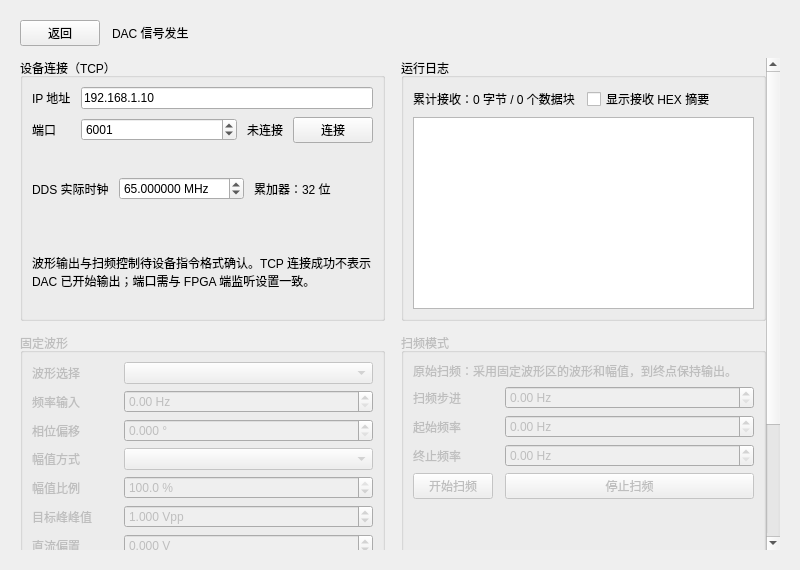
<?xml version="1.0" encoding="utf-8"?>
<ui version="4.0">
  <class>DacWidget</class>
  <widget class="QWidget" name="DacWidget">
    <property name="geometry">
      <rect>
        <x>0</x>
        <y>0</y>
        <width>800</width>
        <height>570</height>
      </rect>
    </property>
    <property name="windowTitle">
      <string>DAC 信号输出</string>
    </property>
    <layout class="QVBoxLayout" name="verticalLayout" stretch="0,1">
      <property name="spacing">
        <number>12</number>
      </property>
      <item>
        <layout class="QHBoxLayout" name="headerLayout">
          <item>
            <widget class="QPushButton" name="btn_back">
              <property name="text">
                <string>返回</string>
              </property>
            </widget>
          </item>
          <item>
            <widget class="QLabel" name="label_dacTitle">
              <property name="text">
                <string>DAC 信号发生</string>
              </property>
              <property name="heading" stdset="0">
                <bool>true</bool>
              </property>
            </widget>
          </item>
          <item>
            <spacer name="headerSpacer">
              <property name="orientation">
                <enum>Qt::Horizontal</enum>
              </property>
              <property name="sizeHint" stdset="0">
                <size>
                  <width>40</width>
                  <height>20</height>
                </size>
              </property>
            </spacer>
          </item>
        </layout>
      </item>
      <property name="leftMargin">
        <number>20</number>
      </property>
      <property name="topMargin">
        <number>20</number>
      </property>
      <property name="rightMargin">
        <number>20</number>
      </property>
      <property name="bottomMargin">
        <number>20</number>
      </property>
      <item>
        <widget class="QScrollArea" name="dacScrollArea">
          <property name="widgetResizable">
            <bool>true</bool>
          </property>
          <property name="horizontalScrollBarPolicy">
            <enum>Qt::ScrollBarAlwaysOff</enum>
          </property>
          <property name="frameShape">
            <enum>QFrame::NoFrame</enum>
          </property>
          <widget class="QWidget" name="dacScrollBody">
            <layout class="QVBoxLayout" name="dacContentLayout" stretch="0,0,1">
              <property name="leftMargin">
                <number>0</number>
              </property>
              <property name="rightMargin">
                <number>0</number>
              </property>
              <property name="topMargin">
                <number>0</number>
              </property>
              <property name="bottomMargin">
                <number>0</number>
              </property>
              <property name="spacing">
                <number>12</number>
              </property>
              <item>
                <layout class="QHBoxLayout" name="dacTopLayout" stretch="1,1">
                  <property name="spacing">
                    <number>16</number>
                  </property>
                  <item>
                    <widget class="QGroupBox" name="groupBox_connection">
                      <property name="title">
                        <string>设备连接（TCP）</string>
                      </property>
                      <layout class="QGridLayout" name="connectionLayout" columnstretch="0,1,0,0">
                        <property name="verticalSpacing">
                          <number>8</number>
                        </property>
                        <property name="horizontalSpacing">
                          <number>10</number>
                        </property>
                        <item row="0" column="0">
                          <widget class="QLabel" name="label_ip">
                            <property name="text">
                              <string>IP 地址</string>
                            </property>
                          </widget>
                        </item>
                        <item row="0" column="1" colspan="3">
                          <widget class="QLineEdit" name="lineEdit_ip">
                            <property name="text">
                              <string>192.168.1.10</string>
                            </property>
                            <property name="maxLength">
                              <number>15</number>
                            </property>
                          </widget>
                        </item>
                        <item row="1" column="0">
                          <widget class="QLabel" name="label_port">
                            <property name="text">
                              <string>端口</string>
                            </property>
                          </widget>
                        </item>
                        <item row="1" column="1">
                          <widget class="QSpinBox" name="spinBox_port">
                            <property name="minimum">
                              <number>1</number>
                            </property>
                            <property name="maximum">
                              <number>65535</number>
                            </property>
                            <property name="value">
                              <number>6001</number>
                            </property>
                          </widget>
                        </item>
                        <item row="1" column="2">
                          <widget class="QLabel" name="label_connectionStatus">
                            <property name="text">
                              <string>未连接</string>
                            </property>
                          </widget>
                        </item>
                        <item row="1" column="3">
                          <widget class="QPushButton" name="btn_connect">
                            <property name="text">
                              <string>连接</string>
                            </property>
                          </widget>
                        </item>
                        <item row="2" column="0" colspan="4">
                          <layout class="QHBoxLayout" name="ddsLayout">
                            <property name="spacing">
                              <number>10</number>
                            </property>
                            <item>
                              <widget class="QLabel" name="label_ddsClock">
                                <property name="text">
                                  <string>DDS 实际时钟</string>
                                </property>
                              </widget>
                            </item>
                            <item>
                              <widget class="QDoubleSpinBox" name="spinBox_ddsClock">
                                <property name="decimals">
                                  <number>6</number>
                                </property>
                                <property name="maximum">
                                  <double>1000.000000</double>
                                </property>
                                <property name="suffix">
                                  <string> MHz</string>
                                </property>
                                <property name="value">
                                  <double>65.000000</double>
                                </property>
                                <property name="specialValueText">
                                  <string>请确认实际时钟</string>
                                </property>
                              </widget>
                            </item>
                            <item>
                              <widget class="QLabel" name="label_ddsBits">
                                <property name="text">
                                  <string>累加器：32 位</string>
                                </property>
                              </widget>
                            </item>
                            <item>
                              <spacer name="ddsSpacer">
                                <property name="orientation">
                                  <enum>Qt::Horizontal</enum>
                                </property>
                                <property name="sizeHint" stdset="0">
                                  <size>
                                    <width>40</width>
                                    <height>20</height>
                                  </size>
                                </property>
                              </spacer>
                            </item>
                          </layout>
                        </item>
                        <item row="3" column="0" colspan="4">
                          <widget class="QLabel" name="label_protocolNotice">
                            <property name="wordWrap">
                              <bool>true</bool>
                            </property>
                            <property name="text">
                              <string>波形输出与扫频控制待设备指令格式确认。TCP 连接成功不表示 DAC 已开始输出；端口需与 FPGA 端监听设置一致。</string>
                            </property>
                            <property name="muted" stdset="0">
                              <bool>true</bool>
                            </property>
                          </widget>
                        </item>
                      </layout>
                    </widget>
                  </item>
                  <item>
                    <widget class="QGroupBox" name="groupBox_log">
                      <property name="title">
                        <string>运行日志</string>
                      </property>
                      <layout class="QVBoxLayout" name="logLayout">
                        <item>
                          <layout class="QHBoxLayout" name="receiveStatusLayout">
                            <item>
                              <widget class="QLabel" name="label_receiveStatistics">
                                <property name="text">
                                  <string>累计接收：0 字节 / 0 个数据块</string>
                                </property>
                              </widget>
                            </item>
                            <item>
                              <widget class="QCheckBox" name="checkBox_receiveHex">
                                <property name="text">
                                  <string>显示接收 HEX 摘要</string>
                                </property>
                                <property name="toolTip">
                                  <string>每秒最多打印一条，显示最新数据块前 32 字节。默认关闭。</string>
                                </property>
                              </widget>
                            </item>
                          </layout>
                        </item>
                        <item>
                          <widget class="QPlainTextEdit" name="textEdit_log">
                            <property name="readOnly">
                              <bool>true</bool>
                            </property>
                            <property name="minimumHeight">
                              <number>100</number>
                            </property>
                            <property name="maximumHeight">
                              <number>140</number>
                            </property>
                          </widget>
                        </item>
                      </layout>
                    </widget>
                  </item>
                </layout>
              </item>
              <item>
                <layout class="QHBoxLayout" name="outputLayout">
                  <property name="spacing">
                    <number>16</number>
                  </property>
                  <item>
                    <widget class="QGroupBox" name="groupBox">
                      <property name="title">
                        <string>固定波形</string>
                      </property>
                      <property name="enabled">
                        <bool>false</bool>
                      </property>
                      <property name="toolTip">
                        <string>等待 FPGA 的 DAC 控制指令格式。</string>
                      </property>
                      <layout class="QFormLayout" name="fixedForm">
                        <property name="verticalSpacing">
                          <number>6</number>
                        </property>
                        <property name="horizontalSpacing">
                          <number>12</number>
                        </property>
                        <item row="0" column="0">
                          <widget class="QLabel" name="label_wave">
                            <property name="text">
                              <string>波形选择</string>
                            </property>
                          </widget>
                        </item>
                        <item row="0" column="1">
                          <widget class="QComboBox" name="comboBox_wave" />
                        </item>
                        <item row="1" column="0">
                          <widget class="QLabel" name="label_freq">
                            <property name="text">
                              <string>频率输入</string>
                            </property>
                          </widget>
                        </item>
                        <item row="1" column="1">
                          <widget class="QDoubleSpinBox" name="spinBox_freq">
                            <property name="suffix">
                              <string> Hz</string>
                            </property>
                          </widget>
                        </item>
                        <item row="2" column="0">
                          <widget class="QLabel" name="label_phase">
                            <property name="text">
                              <string>相位偏移</string>
                            </property>
                          </widget>
                        </item>
                        <item row="2" column="1">
                          <widget class="QDoubleSpinBox" name="spinBox_phase">
                            <property name="suffix">
                              <string> °</string>
                            </property>
                            <property name="decimals">
                              <number>3</number>
                            </property>
                            <property name="minimum">
                              <double>0</double>
                            </property>
                            <property name="maximum">
                              <double>360</double>
                            </property>
                            <property name="singleStep">
                              <double>1</double>
                            </property>
                            <property name="toolTip">
                              <string>输入 0～360°，下发时自动换算成 32 位相位字；360° 与 0° 等效。</string>
                            </property>
                          </widget>
                        </item>
                        <item row="3" column="0"><widget class="QLabel" name="label_amplitudeMode"><property name="text"><string>幅值方式</string></property></widget></item>
                        <item row="3" column="1"><widget class="QComboBox" name="comboBox_amplitudeMode" /></item>
                        <item row="4" column="0">
                          <widget class="QLabel" name="label_amplitude">
                            <property name="text">
                              <string>幅值比例</string>
                            </property>
                          </widget>
                        </item>
                        <item row="4" column="1">
                          <widget class="QDoubleSpinBox" name="spinBox_amplitude">
                            <property name="toolTip">
                              <string>0% 保持中间电平；100% 为默认幅值。与频率、相位一起下发。</string>
                            </property>
                            <property name="suffix">
                              <string> %</string>
                            </property>
                            <property name="decimals">
                              <number>1</number>
                            </property>
                            <property name="maximum">
                              <double>100.000000</double>
                            </property>
                            <property name="value">
                              <double>100.000000</double>
                            </property>
                          </widget>
                        </item>
                        <item row="5" column="0"><widget class="QLabel" name="label_targetVpp"><property name="text"><string>目标峰峰值</string></property></widget></item>
                        <item row="5" column="1"><widget class="QDoubleSpinBox" name="spinBox_targetVpp">
                                      <property name="decimals">
                                        <number>3</number>
                                      </property>
                                      <property name="minimum">
                                        <double>0.001</double>
                                      </property>
                                      <property name="maximum">
                                        <double>4.6</double>
                                      </property>
                                      <property name="value">
                                        <double>1.0</double>
                                      </property>
                                      <property name="singleStep">
                                        <double>0.1</double>
                                      </property>
                                      <property name="suffix">
                                        <string> Vpp</string>
                                      </property>
                                      <property name="enabled">
                                        <bool>false</bool>
                                      </property>
                                      <property name="toolTip">
                                        <string>目标范围 0.001–4.600 Vpp，按 1 mV 换算发送；实际可达幅值取决于板卡和反馈电路。</string>
                                      </property>
                                    </widget></item>
                        <item row="9" column="0">
                          <widget class="QPushButton" name="btn_sendWave">
                            <property name="text">
                              <string>下发配置</string>
                            </property>
                          </widget>
                        </item>
                        <item row="9" column="1">
                          <widget class="QPushButton" name="btn_stopWave">
                            <property name="text">
                              <string>关闭输出</string>
                            </property>
                          </widget>
                        </item>
                        <item row="6" column="0">
                          <widget class="QLabel" name="label_dcOffset">
                            <property name="text">
                              <string>直流偏置</string>
                            </property>
                          </widget>
                        </item>
                        <item row="6" column="1">
                          <widget class="QDoubleSpinBox" name="spinBox_dcOffset">
                            <property name="minimum">
                              <double>-2</double>
                            </property>
                            <property name="maximum">
                              <double>2</double>
                            </property>
                            <property name="decimals">
                              <number>3</number>
                            </property>
                            <property name="singleStep">
                              <double>0.1</double>
                            </property>
                            <property name="value">
                              <double>0</double>
                            </property>
                            <property name="suffix">
                              <string> V</string>
                            </property>
                            <property name="toolTip">
                              <string>输入期望的直流偏置，范围 −2～+2 V。点击下发配置后生效；设为 0 后下发可清除数字偏置。</string>
                            </property>
                          </widget>
                        </item>
                        <item row="7" column="0" colspan="2"><widget class="QLabel" name="label_amplitudeUsage"><property name="wordWrap"><bool>true</bool></property><property name="muted" stdset="0"><bool>true</bool></property></widget></item>
                        <item row="8" column="0" colspan="2">
                          <widget class="QWidget" name="amplitudeLoopPanel">
                            <layout class="QVBoxLayout" name="amplitudeLoopPanelLayout">
                              <property name="leftMargin">
                                <number>0</number>
                              </property>
                              <property name="topMargin">
                                <number>0</number>
                              </property>
                              <property name="rightMargin">
                                <number>0</number>
                              </property>
                              <property name="bottomMargin">
                                <number>0</number>
                              </property>
                              <item>
                                <layout class="QFormLayout" name="loopSettingsForm">
                                  <property name="horizontalSpacing">
                                    <number>12</number>
                                  </property>
                                  <property name="verticalSpacing">
                                    <number>6</number>
                                  </property>
                                  <item row="0" column="0">
                                    <widget class="QLabel" name="label_feedbackChannel">
                                      <property name="text">
                                        <string>反馈通道</string>
                                      </property>
                                    </widget>
                                  </item>
                                  <item row="0" column="1">
                                    <widget class="QComboBox" name="comboBox_feedbackChannel" />
                                  </item>
                                                                  </layout>
                              </item>
                              <item>
                                <layout class="QHBoxLayout" name="amplitudeLoopControls">
                                  <item>
                                    <widget class="QPushButton" name="btn_stopLoop">
                                      <property name="text">
                                        <string>停止闭环</string>
                                      </property>
                                    </widget>
                                  </item>
                                  <item>
                                    <widget class="QPushButton" name="btn_resumeLoop">
                                      <property name="text">
                                        <string>恢复闭环</string>
                                      </property>
                                    </widget>
                                  </item>
                                  <item>
                                    <widget class="QPushButton" name="btn_loopStatus">
                                      <property name="text">
                                        <string>查询状态</string>
                                      </property>
                                    </widget>
                                  </item>
                                </layout>
                              </item>
                              <item>
                                <widget class="QLabel" name="label_loopStatus">
                                  <property name="text">
                                    <string>闭环状态未确认</string>
                                  </property>
                                  <property name="wordWrap">
                                    <bool>true</bool>
                                  </property>
                                </widget>
                              </item>
                            </layout>
                          </widget>
                        </item>
                      </layout>
                    </widget>
                  </item>
                  <item>
                    <widget class="QGroupBox" name="groupBox_2">
                      <property name="title">
                        <string>扫频模式</string>
                      </property>
                      <property name="enabled">
                        <bool>false</bool>
                      </property>
                      <property name="toolTip">
                        <string>等待 FPGA 的扫频控制指令格式及参数单位。</string>
                      </property>
                      <layout class="QFormLayout" name="sweepForm">
                        <property name="verticalSpacing">
                          <number>6</number>
                        </property>
                        <property name="horizontalSpacing">
                          <number>12</number>
                        </property>
                        <item row="1" column="0">
                          <widget class="QLabel" name="label_sweep">
                            <property name="text">
                              <string>扫频步进</string>
                            </property>
                          </widget>
                        </item>
                        <item row="1" column="1">
                          <widget class="QDoubleSpinBox" name="doubleSpinBox_5">
                            <property name="suffix">
                              <string> Hz</string>
                            </property>
                          </widget>
                        </item>
                        <item row="2" column="0">
                          <widget class="QLabel" name="label_start">
                            <property name="text">
                              <string>起始频率</string>
                            </property>
                          </widget>
                        </item>
                        <item row="2" column="1">
                          <widget class="QDoubleSpinBox" name="spinBox_startFreq_2">
                            <property name="suffix">
                              <string> Hz</string>
                            </property>
                          </widget>
                        </item>
                        <item row="3" column="0">
                          <widget class="QLabel" name="label_stop">
                            <property name="text">
                              <string>终止频率</string>
                            </property>
                          </widget>
                        </item>
                        <item row="3" column="1">
                          <widget class="QDoubleSpinBox" name="spinBox_stopFreq">
                            <property name="suffix">
                              <string> Hz</string>
                            </property>
                          </widget>
                        </item>
                        <item row="4" column="0">
                          <widget class="QPushButton" name="btn_startSweep">
                            <property name="text">
                              <string>开始扫频</string>
                            </property>
                          </widget>
                        </item>
                        <item row="4" column="1">
                          <widget class="QPushButton" name="btn_stopSweep">
                            <property name="text">
                              <string>停止扫频</string>
                            </property>
                          </widget>
                        </item>
                        <item row="0" column="0" colspan="2">
                          <widget class="QLabel" name="label_sweepNotice">
                            <property name="text">
                              <string>原始扫频：采用固定波形区的波形和幅值，到终点保持输出。</string>
                            </property>
                            <property name="wordWrap">
                              <bool>true</bool>
                            </property>
                            <property name="muted" stdset="0">
                              <bool>true</bool>
                            </property>
                          </widget>
                        </item>
                      </layout>
                    </widget>
                  </item>
                </layout>
              </item>
              <item>
                <spacer name="dacBottomSpacer">
                  <property name="orientation">
                    <enum>Qt::Vertical</enum>
                  </property>
                  <property name="sizeHint">
                    <size>
                      <width>0</width>
                      <height>0</height>
                    </size>
                  </property>
                </spacer>
              </item>
            </layout>
          </widget>
        </widget>
      </item>
    </layout>
  </widget>
  <resources />
  <connections />
</ui>
